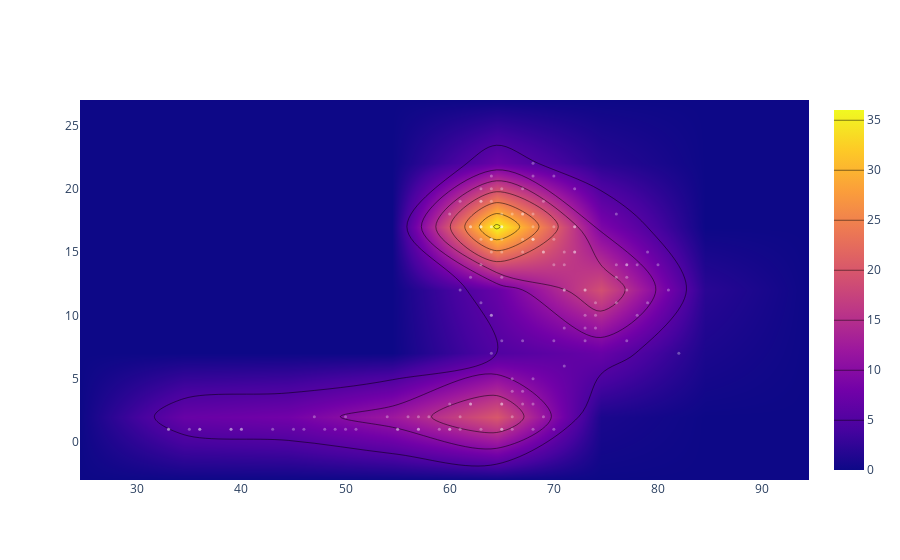

Source (notebook cell):
### Code cell
iplot([go.Histogram2dContour(x=englishclubs['max'], y=englishclubs['count'], contours=dict(coloring='heatmap')),
       go.Scatter(x=englishclubs['max'], y=englishclubs['count'], mode='markers', marker=dict(color='white', size=3, opacity=0.3))], show_link=False)

### Figure 1 — Plotly figure (JSON) as saved in the notebook; plotly's stock layout.template omitted (floating-point values rounded to 4 significant figures; data arrays with more than 128 entries replaced by an {"elided": "..."} marker saying what was removed)
{"data": [{"contours": {"coloring": "heatmap"}, "type": "histogram2dcontour", "x": {"elided": "146 int values"}, "y": {"elided": "146 int values"}}, {"marker": {"color": "white", "opacity": 0.3, "size": 3}, "mode": "markers", "type": "scatter", "x": {"elided": "146 int values"}, "y": {"elided": "146 int values"}}], "layout": {}}
